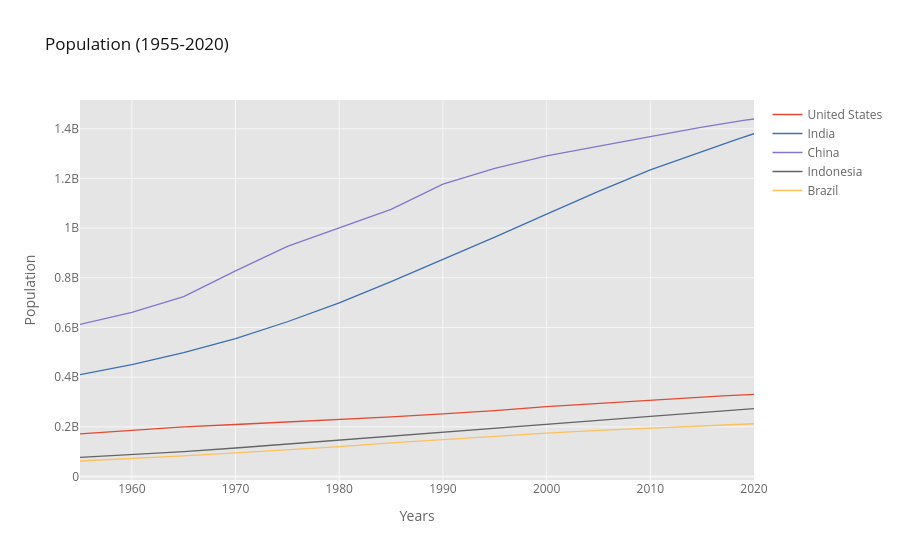

This figure's notebook cell:
### Markdown cell above
# 1 Lineplot

### Code cell
df_pivot.iplot(kind='line',
              xTitle='Years',
              yTitle='Population',
              title='Population (1955-2020)')

### Figure 1 — Plotly figure (JSON) as saved in the notebook; plotly's stock layout.template omitted (floating-point values rounded to 4 significant figures)
{"data": [{"line": {"color": "rgba(226, 74, 51, 1.0)", "dash": "solid", "shape": "linear", "width": 1.3}, "mode": "lines", "name": "United States", "text": "", "type": "scatter", "x": [1955, 1960, 1965, 1970, 1975, 1980, 1985, 1990, 1995, 2000, 2005, 2010, 2015, 2016, 2017, 2018, 2019, 2020], "y": [171685336, 186720571, 199733676, 209513341, 219081251, 229476354, 240499825, 252120309, 265163745, 281710909, 294993511, 309011475, 320878310, 323015995, 325084756, 327096265, 329064917, 331002651]}, {"line": {"color": "rgba(62, 111, 176, 1.0)", "dash": "solid", "shape": "linear", "width": 1.3}, "mode": "lines", "name": "India", "text": "", "type": "scatter", "x": [1955, 1960, 1965, 1970, 1975, 1980, 1985, 1990, 1995, 2000, 2005, 2010, 2015, 2016, 2017, 2018, 2019, 2020], "y": [409880595, 450547679, 499123324, 555189792, 623102897, 698952844, 784360008, 873277798, 963922588, 1056575549, 1147609927, 1234281170, 1310152403, 1324517249, 1338676785, 1352642280, 1366417754, 1380004385]}, {"line": {"color": "rgba(132, 118, 202, 1.0)", "dash": "solid", "shape": "linear", "width": 1.3}, "mode": "lines", "name": "China", "text": "", "type": "scatter", "x": [1955, 1960, 1965, 1970, 1975, 1980, 1985, 1990, 1995, 2000, 2005, 2010, 2015, 2016, 2017, 2018, 2019, 2020], "y": [612241554, 660408056, 724218968, 827601394, 926240885, 1000089235, 1075589361, 1176883674, 1240920535, 1290550765, 1330776380, 1368810615, 1406847870, 1414049351, 1421021791, 1427647786, 1433783686, 1439323776]}, {"line": {"color": "rgba(101, 101, 101, 1.0)", "dash": "solid", "shape": "linear", "width": 1.3}, "mode": "lines", "name": "Indonesia", "text": "", "type": "scatter", "x": [1955, 1960, 1965, 1970, 1975, 1980, 1985, 1990, 1995, 2000, 2005, 2010, 2015, 2016, 2017, 2018, 2019, 2020], "y": [77273425, 87751068, 100267062, 114793178, 130680727, 147447836, 164982451, 181413402, 196934260, 211513823, 226289470, 241834215, 258383256, 261556381, 264650963, 267670543, 270625568, 273523615]}, {"line": {"color": "rgba(251, 193, 94, 1.0)", "dash": "solid", "shape": "linear", "width": 1.3}, "mode": "lines", "name": "Brazil", "text": "", "type": "scatter", "x": [1955, 1960, 1965, 1970, 1975, 1980, 1985, 1990, 1995, 2000, 2005, 2010, 2015, 2016, 2017, 2018, 2019, 2020], "y": [62533919, 72179226, 83373530, 95113265, 107216205, 120694009, 135274080, 149003223, 162019896, 174790340, 186127103, 195713635, 204471769, 206163053, 207833823, 209469323, 211049527, 212559417]}], "layout": {"autosize": true, "legend": {"bgcolor": "#FFFFFF", "font": {"color": "#666666"}}, "paper_bgcolor": "#FFFFFF", "plot_bgcolor": "#E5E5E5", "title": {"font": {"color": "#151516"}, "text": "Population (1955-2020)"}, "xaxis": {"autorange": true, "gridcolor": "#F6F6F6", "range": [1955, 2020], "showgrid": true, "showspikes": false, "tickfont": {"color": "#666666"}, "title": {"font": {"color": "#666666"}, "text": "Years"}, "type": "linear", "zerolinecolor": "#F6F6F6"}, "yaxis": {"autorange": true, "gridcolor": "#F6F6F6", "range": [-13950000.0, 1516000000.0], "showgrid": true, "showspikes": false, "tickfont": {"color": "#666666"}, "title": {"font": {"color": "#666666"}, "text": "Population"}, "type": "linear", "zerolinecolor": "#F6F6F6"}}}
